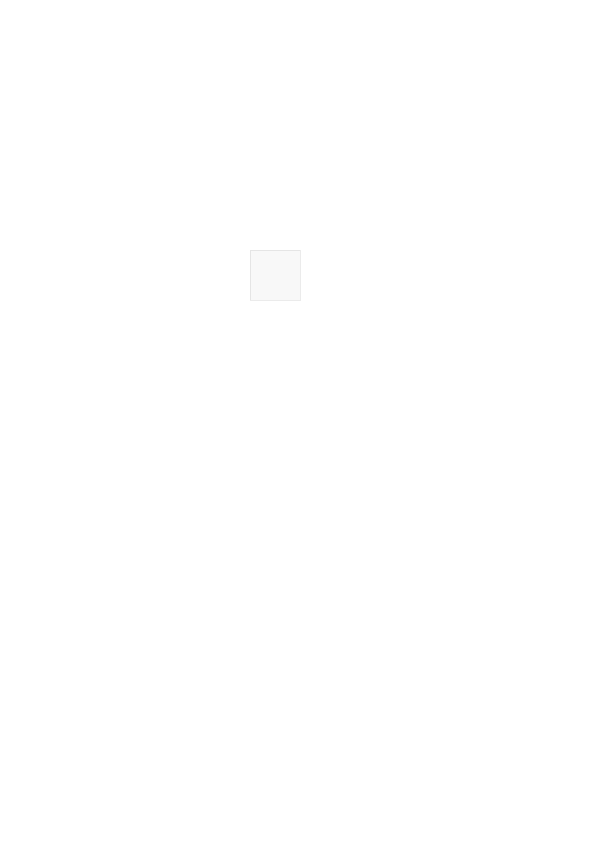
Frame 1 (no input)
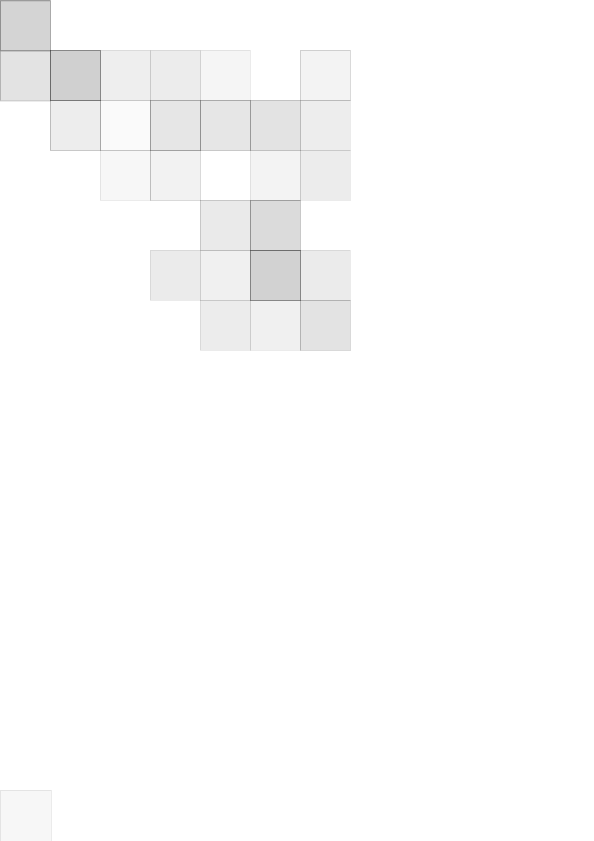
Frame 60 (the mouse pressed at the canvas centre just before this capture)
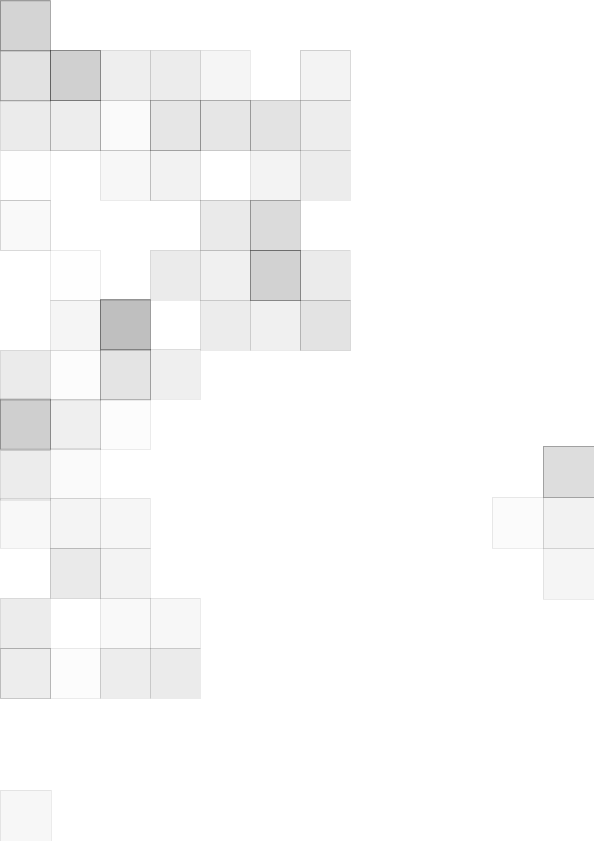
Frame 120 (the mouse held since frame 60 and released just before this capture)

The Processing sketch that drew these frames (run headless with seeded random() and noise(); from frame 60 on, the mouse is pressed at the canvas centre):

// Processing sketch: E06_Conditionals
// ── E06_Conditionals.pde
int myXPosition = 250;
int myYPosition = 250;
int squareSize = 50;

void setup() {
  size(594, 841);
  background(255);
}

void draw() {
  stroke(0, 20);
  fill(random(255), 20);
  rect(myXPosition, myYPosition, squareSize, squareSize);
  
  myXPosition += round(random(-1, 1)) * squareSize;
  myYPosition += round(random(-1, 1)) * squareSize;
  
  if (myXPosition < 0) {
    myXPosition = width;
    squareSize ++;
  } else if (myXPosition > width) {
    myXPosition = 0;
    squareSize --;
  }
  
  if (myYPosition < 0) {
    myYPosition = height;
    squareSize ++;
  } else if (myYPosition > height) {
    myYPosition = 0;
    squareSize --;
  }
}
